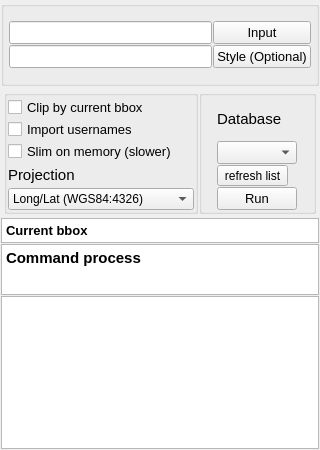
<?xml version="1.0" encoding="UTF-8"?>
<ui version="4.0">
 <class>DockWidget</class>
 <widget class="QDockWidget" name="DockWidget">
  <property name="windowModality">
   <enum>Qt::NonModal</enum>
  </property>
  <property name="enabled">
   <bool>true</bool>
  </property>
  <property name="geometry">
   <rect>
    <x>0</x>
    <y>0</y>
    <width>320</width>
    <height>450</height>
   </rect>
  </property>
  <property name="sizePolicy">
   <sizepolicy hsizetype="MinimumExpanding" vsizetype="Preferred">
    <horstretch>0</horstretch>
    <verstretch>0</verstretch>
   </sizepolicy>
  </property>
  <property name="minimumSize">
   <size>
    <width>320</width>
    <height>450</height>
   </size>
  </property>
  <property name="maximumSize">
   <size>
    <width>524287</width>
    <height>700</height>
   </size>
  </property>
  <property name="font">
   <font>
    <pointsize>10</pointsize>
   </font>
  </property>
  <property name="focusPolicy">
   <enum>Qt::TabFocus</enum>
  </property>
  <property name="contextMenuPolicy">
   <enum>Qt::PreventContextMenu</enum>
  </property>
  <property name="acceptDrops">
   <bool>false</bool>
  </property>
  <property name="floating">
   <bool>false</bool>
  </property>
  <property name="features">
   <set>QDockWidget::AllDockWidgetFeatures</set>
  </property>
  <property name="allowedAreas">
   <set>Qt::AllDockWidgetAreas</set>
  </property>
  <property name="windowTitle">
   <string>Import OSM data into PostGIS (osm2pgsql)</string>
  </property>
  <widget class="QWidget" name="dockWidgetContents">
   <layout class="QVBoxLayout" name="verticalLayout_2">
    <item>
     <widget class="QGroupBox" name="groupBox">
      <property name="sizePolicy">
       <sizepolicy hsizetype="MinimumExpanding" vsizetype="Preferred">
        <horstretch>40</horstretch>
        <verstretch>0</verstretch>
       </sizepolicy>
      </property>
      <property name="minimumSize">
       <size>
        <width>200</width>
        <height>85</height>
       </size>
      </property>
      <property name="font">
       <font>
        <pointsize>10</pointsize>
        <stylestrategy>PreferDefault</stylestrategy>
       </font>
      </property>
      <property name="title">
       <string/>
      </property>
      <property name="alignment">
       <set>Qt::AlignCenter</set>
      </property>
      <layout class="QGridLayout" name="gridLayout_3">
       <property name="margin">
        <number>5</number>
       </property>
       <item row="0" column="0">
        <layout class="QGridLayout" name="gridLayout">
         <item row="0" column="0">
          <widget class="QLineEdit" name="input">
           <property name="sizePolicy">
            <sizepolicy hsizetype="Expanding" vsizetype="Fixed">
             <horstretch>0</horstretch>
             <verstretch>0</verstretch>
            </sizepolicy>
           </property>
           <property name="minimumSize">
            <size>
             <width>100</width>
             <height>0</height>
            </size>
           </property>
           <property name="font">
            <font>
             <pointsize>10</pointsize>
            </font>
           </property>
           <property name="toolTip">
            <string>Name for the map file to be created from the QGIS project file</string>
           </property>
          </widget>
         </item>
         <item row="0" column="1">
          <widget class="QPushButton" name="input_button">
           <property name="font">
            <font>
             <pointsize>10</pointsize>
             <weight>50</weight>
             <bold>false</bold>
             <stylestrategy>PreferAntialias</stylestrategy>
            </font>
           </property>
           <property name="focusPolicy">
            <enum>Qt::TabFocus</enum>
           </property>
           <property name="text">
            <string>Input</string>
           </property>
          </widget>
         </item>
         <item row="1" column="0">
          <widget class="QLineEdit" name="style">
           <property name="font">
            <font>
             <pointsize>10</pointsize>
            </font>
           </property>
           <property name="toolTip">
            <string>Name for the map file to be created from the QGIS project file</string>
           </property>
           <property name="layoutDirection">
            <enum>Qt::LeftToRight</enum>
           </property>
           <property name="text">
            <string/>
           </property>
           <property name="alignment">
            <set>Qt::AlignCenter</set>
           </property>
          </widget>
         </item>
         <item row="1" column="1">
          <widget class="QPushButton" name="style_button">
           <property name="font">
            <font>
             <pointsize>10</pointsize>
             <weight>50</weight>
             <bold>false</bold>
             <stylestrategy>PreferAntialias</stylestrategy>
            </font>
           </property>
           <property name="focusPolicy">
            <enum>Qt::TabFocus</enum>
           </property>
           <property name="text">
            <string>Style (Optional)</string>
           </property>
          </widget>
         </item>
        </layout>
       </item>
      </layout>
     </widget>
    </item>
    <item>
     <widget class="QFrame" name="frame">
      <property name="sizePolicy">
       <sizepolicy hsizetype="Expanding" vsizetype="MinimumExpanding">
        <horstretch>0</horstretch>
        <verstretch>0</verstretch>
       </sizepolicy>
      </property>
      <property name="minimumSize">
       <size>
        <width>0</width>
        <height>130</height>
       </size>
      </property>
      <property name="frameShape">
       <enum>QFrame::NoFrame</enum>
      </property>
      <property name="frameShadow">
       <enum>QFrame::Raised</enum>
      </property>
      <layout class="QHBoxLayout" name="horizontalLayout">
       <property name="margin">
        <number>3</number>
       </property>
       <item>
        <widget class="QGroupBox" name="groupBox_3">
         <property name="minimumSize">
          <size>
           <width>125</width>
           <height>60</height>
          </size>
         </property>
         <property name="title">
          <string/>
         </property>
         <layout class="QVBoxLayout" name="verticalLayout">
          <item>
           <widget class="QCheckBox" name="use_bbox_filter">
            <property name="enabled">
             <bool>true</bool>
            </property>
            <property name="text">
             <string>Clip by current bbox</string>
            </property>
           </widget>
          </item>
          <item>
           <widget class="QCheckBox" name="use_extra_attributes">
            <property name="text">
             <string>Import usernames</string>
            </property>
           </widget>
          </item>
          <item>
           <widget class="QCheckBox" name="use_slim">
            <property name="text">
             <string>Slim on memory (slower)</string>
            </property>
            <property name="checked">
             <bool>false</bool>
            </property>
           </widget>
          </item>
          <item>
           <widget class="QLabel" name="label">
            <property name="font">
             <font>
              <pointsize>11</pointsize>
             </font>
            </property>
            <property name="lineWidth">
             <number>5</number>
            </property>
            <property name="text">
             <string>Projection</string>
            </property>
            <property name="textFormat">
             <enum>Qt::AutoText</enum>
            </property>
            <property name="scaledContents">
             <bool>false</bool>
            </property>
           </widget>
          </item>
          <item>
           <widget class="QComboBox" name="srs_choice">
            <property name="font">
             <font>
              <pointsize>9</pointsize>
             </font>
            </property>
            <item>
             <property name="text">
              <string>Long/Lat (WGS84:4326)</string>
             </property>
            </item>
            <item>
             <property name="text">
              <string extracomment="Mercator">Spherical Mercator (900913)</string>
             </property>
            </item>
           </widget>
          </item>
         </layout>
        </widget>
       </item>
       <item>
        <widget class="QGroupBox" name="groupBox_4">
         <property name="sizePolicy">
          <sizepolicy hsizetype="MinimumExpanding" vsizetype="Preferred">
           <horstretch>0</horstretch>
           <verstretch>0</verstretch>
          </sizepolicy>
         </property>
         <property name="minimumSize">
          <size>
           <width>110</width>
           <height>0</height>
          </size>
         </property>
         <property name="title">
          <string/>
         </property>
         <layout class="QGridLayout" name="gridLayout_2">
          <item row="0" column="0">
           <widget class="QLabel" name="label_2">
            <property name="font">
             <font>
              <pointsize>11</pointsize>
             </font>
            </property>
            <property name="text">
             <string>Database</string>
            </property>
           </widget>
          </item>
          <item row="3" column="0">
           <widget class="QToolButton" name="refresh_db_list">
            <property name="font">
             <font>
              <pointsize>9</pointsize>
             </font>
            </property>
            <property name="text">
             <string>refresh list</string>
            </property>
           </widget>
          </item>
          <item row="4" column="0">
           <widget class="QPushButton" name="go">
            <property name="text">
             <string>Run</string>
            </property>
           </widget>
          </item>
          <item row="1" column="0">
           <widget class="QComboBox" name="comboBox"/>
          </item>
         </layout>
        </widget>
       </item>
      </layout>
     </widget>
    </item>
    <item>
     <widget class="QTextEdit" name="clipping_area">
      <property name="sizePolicy">
       <sizepolicy hsizetype="Expanding" vsizetype="MinimumExpanding">
        <horstretch>0</horstretch>
        <verstretch>0</verstretch>
       </sizepolicy>
      </property>
      <property name="minimumSize">
       <size>
        <width>100</width>
        <height>25</height>
       </size>
      </property>
      <property name="maximumSize">
       <size>
        <width>16777215</width>
        <height>40</height>
       </size>
      </property>
      <property name="acceptDrops">
       <bool>false</bool>
      </property>
      <property name="frameShadow">
       <enum>QFrame::Plain</enum>
      </property>
      <property name="lineWidth">
       <number>0</number>
      </property>
      <property name="readOnly">
       <bool>true</bool>
      </property>
      <property name="html">
       <string>&lt;!DOCTYPE HTML PUBLIC &quot;-//W3C//DTD HTML 4.0//EN&quot; &quot;http://www.w3.org/TR/REC-html40/strict.dtd&quot;&gt;
&lt;html&gt;&lt;head&gt;&lt;meta name=&quot;qrichtext&quot; content=&quot;1&quot; /&gt;&lt;style type=&quot;text/css&quot;&gt;
p, li { white-space: pre-wrap; }
&lt;/style&gt;&lt;/head&gt;&lt;body style=&quot; font-family:'Lucida Grande'; font-size:10pt; font-weight:400; font-style:normal;&quot;&gt;
&lt;p style=&quot; margin-top:0px; margin-bottom:0px; margin-left:0px; margin-right:0px; -qt-block-indent:0; text-indent:0px;&quot;&gt;&lt;span style=&quot; font-weight:600;&quot;&gt;Current bbox&lt;/span&gt;&lt;/p&gt;&lt;/body&gt;&lt;/html&gt;</string>
      </property>
      <property name="acceptRichText">
       <bool>false</bool>
      </property>
     </widget>
    </item>
    <item>
     <widget class="QTextEdit" name="command">
      <property name="sizePolicy">
       <sizepolicy hsizetype="Expanding" vsizetype="Preferred">
        <horstretch>0</horstretch>
        <verstretch>0</verstretch>
       </sizepolicy>
      </property>
      <property name="minimumSize">
       <size>
        <width>100</width>
        <height>30</height>
       </size>
      </property>
      <property name="maximumSize">
       <size>
        <width>16777215</width>
        <height>90</height>
       </size>
      </property>
      <property name="acceptDrops">
       <bool>false</bool>
      </property>
      <property name="frameShadow">
       <enum>QFrame::Plain</enum>
      </property>
      <property name="lineWidth">
       <number>0</number>
      </property>
      <property name="readOnly">
       <bool>true</bool>
      </property>
      <property name="html">
       <string>&lt;!DOCTYPE HTML PUBLIC &quot;-//W3C//DTD HTML 4.0//EN&quot; &quot;http://www.w3.org/TR/REC-html40/strict.dtd&quot;&gt;
&lt;html&gt;&lt;head&gt;&lt;meta name=&quot;qrichtext&quot; content=&quot;1&quot; /&gt;&lt;style type=&quot;text/css&quot;&gt;
p, li { white-space: pre-wrap; }
&lt;/style&gt;&lt;/head&gt;&lt;body style=&quot; font-family:'Lucida Grande'; font-size:10pt; font-weight:400; font-style:normal;&quot;&gt;
&lt;p style=&quot; margin-top:0px; margin-bottom:0px; margin-left:0px; margin-right:0px; -qt-block-indent:0; text-indent:0px;&quot;&gt;&lt;span style=&quot; font-size:11pt; font-weight:600;&quot;&gt;Command process&lt;/span&gt;&lt;/p&gt;&lt;/body&gt;&lt;/html&gt;</string>
      </property>
      <property name="acceptRichText">
       <bool>false</bool>
      </property>
     </widget>
    </item>
    <item>
     <widget class="QTextEdit" name="command_output">
      <property name="sizePolicy">
       <sizepolicy hsizetype="Expanding" vsizetype="MinimumExpanding">
        <horstretch>0</horstretch>
        <verstretch>0</verstretch>
       </sizepolicy>
      </property>
      <property name="minimumSize">
       <size>
        <width>100</width>
        <height>50</height>
       </size>
      </property>
      <property name="acceptDrops">
       <bool>false</bool>
      </property>
      <property name="frameShadow">
       <enum>QFrame::Plain</enum>
      </property>
      <property name="lineWidth">
       <number>0</number>
      </property>
      <property name="readOnly">
       <bool>true</bool>
      </property>
      <property name="html">
       <string>&lt;!DOCTYPE HTML PUBLIC &quot;-//W3C//DTD HTML 4.0//EN&quot; &quot;http://www.w3.org/TR/REC-html40/strict.dtd&quot;&gt;
&lt;html&gt;&lt;head&gt;&lt;meta name=&quot;qrichtext&quot; content=&quot;1&quot; /&gt;&lt;style type=&quot;text/css&quot;&gt;
p, li { white-space: pre-wrap; }
&lt;/style&gt;&lt;/head&gt;&lt;body style=&quot; font-family:'Lucida Grande'; font-size:10pt; font-weight:400; font-style:normal;&quot;&gt;
&lt;p style=&quot;-qt-paragraph-type:empty; margin-top:0px; margin-bottom:0px; margin-left:0px; margin-right:0px; -qt-block-indent:0; text-indent:0px;&quot;&gt;&lt;/p&gt;&lt;/body&gt;&lt;/html&gt;</string>
      </property>
      <property name="acceptRichText">
       <bool>false</bool>
      </property>
     </widget>
    </item>
   </layout>
  </widget>
 </widget>
 <layoutdefault spacing="1" margin="1"/>
 <layoutfunction spacing="1" margin="1"/>
 <resources/>
 <connections/>
 <designerdata>
  <property name="gridDeltaX">
   <number>2</number>
  </property>
  <property name="gridDeltaY">
   <number>2</number>
  </property>
  <property name="gridSnapX">
   <bool>false</bool>
  </property>
  <property name="gridSnapY">
   <bool>false</bool>
  </property>
  <property name="gridVisible">
   <bool>true</bool>
  </property>
 </designerdata>
</ui>
